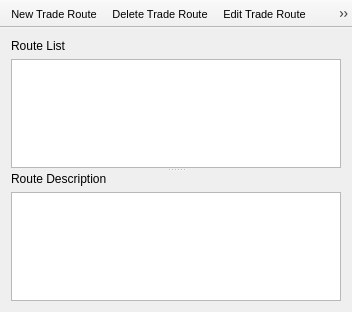
<?xml version="1.0" encoding="UTF-8"?>
<ui version="4.0">
 <class>TradeRouteDialog</class>
 <widget class="QMainWindow" name="TradeRouteDialog">
  <property name="geometry">
   <rect>
    <x>0</x>
    <y>0</y>
    <width>352</width>
    <height>312</height>
   </rect>
  </property>
  <property name="font">
   <font>
    <pointsize>8</pointsize>
   </font>
  </property>
  <property name="windowTitle">
   <string>Trade Route Editor</string>
  </property>
  <property name="styleSheet">
   <string notr="true"/>
  </property>
  <widget class="QWidget" name="centralwidget">
   <layout class="QHBoxLayout" name="horizontalLayout">
    <property name="spacing">
     <number>2</number>
    </property>
    <property name="leftMargin">
     <number>2</number>
    </property>
    <property name="topMargin">
     <number>2</number>
    </property>
    <property name="rightMargin">
     <number>2</number>
    </property>
    <property name="bottomMargin">
     <number>2</number>
    </property>
    <item>
     <widget class="QStackedWidget" name="stackedWidget">
      <property name="font">
       <font>
        <pointsize>9</pointsize>
        <weight>50</weight>
        <bold>false</bold>
       </font>
      </property>
      <property name="autoFillBackground">
       <bool>false</bool>
      </property>
      <property name="frameShadow">
       <enum>QFrame::Plain</enum>
      </property>
      <property name="currentIndex">
       <number>1</number>
      </property>
      <widget class="QWidget" name="page">
       <layout class="QVBoxLayout" name="verticalLayout_4">
        <item>
         <layout class="QVBoxLayout" name="verticalLayout_3">
          <item>
           <layout class="QHBoxLayout" name="horizontalLayout_3">
            <item>
             <layout class="QVBoxLayout" name="verticalLayout">
              <item>
               <widget class="QLabel" name="label">
                <property name="font">
                 <font>
                  <pointsize>11</pointsize>
                 </font>
                </property>
                <property name="text">
                 <string>Route Name</string>
                </property>
               </widget>
              </item>
              <item>
               <widget class="QLineEdit" name="txtRouteName">
                <property name="font">
                 <font>
                  <pointsize>11</pointsize>
                 </font>
                </property>
               </widget>
              </item>
             </layout>
            </item>
            <item>
             <layout class="QVBoxLayout" name="verticalLayout_2">
              <item>
               <widget class="QLabel" name="label_2">
                <property name="font">
                 <font>
                  <pointsize>11</pointsize>
                 </font>
                </property>
                <property name="text">
                 <string>Route Color</string>
                </property>
               </widget>
              </item>
              <item>
               <widget class="QtColorPicker" name="colorpicker">
                <property name="font">
                 <font>
                  <pointsize>11</pointsize>
                 </font>
                </property>
               </widget>
              </item>
             </layout>
            </item>
           </layout>
          </item>
          <item>
           <spacer name="verticalSpacer">
            <property name="font">
             <font>
              <pointsize>11</pointsize>
             </font>
            </property>
            <property name="orientation">
             <enum>Qt::Vertical</enum>
            </property>
            <property name="sizeHint" stdset="0">
             <size>
              <width>20</width>
              <height>40</height>
             </size>
            </property>
           </spacer>
          </item>
          <item>
           <layout class="QHBoxLayout" name="horizontalLayout_2">
            <item>
             <spacer name="horizontalSpacer">
              <property name="font">
               <font>
                <pointsize>11</pointsize>
               </font>
              </property>
              <property name="orientation">
               <enum>Qt::Horizontal</enum>
              </property>
              <property name="sizeHint" stdset="0">
               <size>
                <width>40</width>
                <height>20</height>
               </size>
              </property>
             </spacer>
            </item>
            <item>
             <widget class="QPushButton" name="btnAddRoute">
              <property name="font">
               <font>
                <pointsize>11</pointsize>
               </font>
              </property>
              <property name="text">
               <string>Add Route</string>
              </property>
             </widget>
            </item>
           </layout>
          </item>
         </layout>
        </item>
       </layout>
      </widget>
      <widget class="QWidget" name="page_2">
       <layout class="QVBoxLayout" name="verticalLayout_7">
        <item>
         <widget class="QSplitter" name="splitter">
          <property name="font">
           <font>
            <pointsize>9</pointsize>
            <weight>50</weight>
            <bold>false</bold>
           </font>
          </property>
          <property name="orientation">
           <enum>Qt::Vertical</enum>
          </property>
          <widget class="QWidget" name="layoutWidget">
           <property name="font">
            <font>
             <pointsize>9</pointsize>
             <weight>50</weight>
             <bold>false</bold>
            </font>
           </property>
           <layout class="QVBoxLayout" name="verticalLayout_5">
            <item>
             <widget class="QLabel" name="label_3">
              <property name="font">
               <font>
                <pointsize>9</pointsize>
                <weight>50</weight>
                <bold>false</bold>
               </font>
              </property>
              <property name="text">
               <string>Route List</string>
              </property>
             </widget>
            </item>
            <item>
             <widget class="QListWidget" name="listWidget">
              <property name="font">
               <font>
                <pointsize>9</pointsize>
                <weight>50</weight>
                <bold>false</bold>
               </font>
              </property>
             </widget>
            </item>
           </layout>
          </widget>
          <widget class="QWidget" name="layoutWidget">
           <property name="font">
            <font>
             <pointsize>9</pointsize>
             <weight>50</weight>
             <bold>false</bold>
            </font>
           </property>
           <layout class="QVBoxLayout" name="verticalLayout_6">
            <item>
             <widget class="QLabel" name="label_4">
              <property name="font">
               <font>
                <pointsize>9</pointsize>
                <weight>50</weight>
                <bold>false</bold>
               </font>
              </property>
              <property name="text">
               <string>Route Description</string>
              </property>
             </widget>
            </item>
            <item>
             <widget class="QTextEdit" name="webView">
              <property name="font">
               <font>
                <pointsize>9</pointsize>
                <weight>50</weight>
                <bold>false</bold>
               </font>
              </property>
             </widget>
            </item>
           </layout>
          </widget>
         </widget>
        </item>
       </layout>
      </widget>
     </widget>
    </item>
   </layout>
  </widget>
  <widget class="QToolBar" name="toolBar">
   <property name="windowTitle">
    <string>toolBar</string>
   </property>
   <property name="movable">
    <bool>false</bool>
   </property>
   <property name="iconSize">
    <size>
     <width>32</width>
     <height>32</height>
    </size>
   </property>
   <property name="floatable">
    <bool>false</bool>
   </property>
   <attribute name="toolBarArea">
    <enum>TopToolBarArea</enum>
   </attribute>
   <attribute name="toolBarBreak">
    <bool>false</bool>
   </attribute>
   <addaction name="action_NewTradeRoute"/>
   <addaction name="action_DeleteTradeRoute"/>
   <addaction name="action_EditTradeRoute"/>
   <addaction name="action_SaveTradeRoutes"/>
   <addaction name="action_LoadTradeRoutes"/>
  </widget>
  <action name="action_NewTradeRoute">
   <property name="icon">
    <iconset resource="../Resources.qrc">
     <normaloff>:/new/Bitmaps/pics/gtk-add.png</normaloff>:/new/Bitmaps/pics/gtk-add.png</iconset>
   </property>
   <property name="text">
    <string>New Trade Route</string>
   </property>
   <property name="toolTip">
    <string>Creates a new Trade Route</string>
   </property>
  </action>
  <action name="action_DeleteTradeRoute">
   <property name="icon">
    <iconset resource="../Resources.qrc">
     <normaloff>:/new/Bitmaps/pics/list-remove.png</normaloff>:/new/Bitmaps/pics/list-remove.png</iconset>
   </property>
   <property name="text">
    <string>Delete Trade Route</string>
   </property>
   <property name="toolTip">
    <string>Deletes a Trade Route</string>
   </property>
  </action>
  <action name="action_EditTradeRoute">
   <property name="icon">
    <iconset resource="../Resources.qrc">
     <normaloff>:/new/Bitmaps/pics/applications-development.png</normaloff>:/new/Bitmaps/pics/applications-development.png</iconset>
   </property>
   <property name="text">
    <string>Edit Trade Route</string>
   </property>
   <property name="toolTip">
    <string>Modifies a Trade Route</string>
   </property>
  </action>
  <action name="action_SaveTradeRoutes">
   <property name="icon">
    <iconset resource="../Resources.qrc">
     <normaloff>:/new/Bitmaps/pics/document-save.png</normaloff>:/new/Bitmaps/pics/document-save.png</iconset>
   </property>
   <property name="text">
    <string>Save Trade Routes</string>
   </property>
  </action>
  <action name="action_LoadTradeRoutes">
   <property name="icon">
    <iconset resource="../Resources.qrc">
     <normaloff>:/new/Bitmaps/pics/fileopen.png</normaloff>:/new/Bitmaps/pics/fileopen.png</iconset>
   </property>
   <property name="text">
    <string>Load Trade Routes</string>
   </property>
  </action>
 </widget>
 <customwidgets>
  <customwidget>
   <class>QtColorPicker</class>
   <extends>QPushButton</extends>
   <header>qtcolorpicker.h</header>
  </customwidget>
 </customwidgets>
 <resources>
  <include location="../Resources.qrc"/>
  <include location="../Resources.qrc"/>
 </resources>
 <connections/>
</ui>
